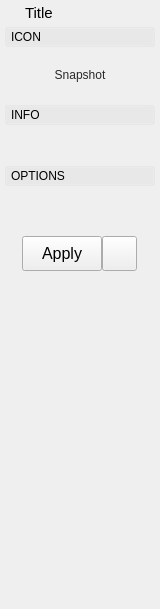
<?xml version="1.0" encoding="UTF-8"?>
<ui version="4.0">
 <class>Form</class>
 <widget class="QWidget" name="Form">
  <property name="geometry">
   <rect>
    <x>0</x>
    <y>0</y>
    <width>160</width>
    <height>609</height>
   </rect>
  </property>
  <property name="sizePolicy">
   <sizepolicy hsizetype="Preferred" vsizetype="Preferred">
    <horstretch>0</horstretch>
    <verstretch>0</verstretch>
   </sizepolicy>
  </property>
  <property name="minimumSize">
   <size>
    <width>160</width>
    <height>540</height>
   </size>
  </property>
  <property name="maximumSize">
   <size>
    <width>16777215</width>
    <height>16777215</height>
   </size>
  </property>
  <property name="windowTitle">
   <string>Form</string>
  </property>
  <property name="styleSheet">
   <string notr="true"/>
  </property>
  <layout class="QVBoxLayout" name="verticalLayout">
   <property name="spacing">
    <number>5</number>
   </property>
   <property name="leftMargin">
    <number>5</number>
   </property>
   <property name="topMargin">
    <number>2</number>
   </property>
   <property name="rightMargin">
    <number>5</number>
   </property>
   <property name="bottomMargin">
    <number>2</number>
   </property>
   <item>
    <layout class="QHBoxLayout" name="horizontalLayout_18">
     <property name="leftMargin">
      <number>2</number>
     </property>
     <property name="topMargin">
      <number>2</number>
     </property>
     <property name="rightMargin">
      <number>2</number>
     </property>
     <property name="bottomMargin">
      <number>0</number>
     </property>
     <item>
      <widget class="QLabel" name="iconLabel">
       <property name="maximumSize">
        <size>
         <width>13</width>
         <height>13</height>
        </size>
       </property>
       <property name="text">
        <string/>
       </property>
       <property name="pixmap">
        <pixmap>../icons/mirrortable2.png</pixmap>
       </property>
       <property name="scaledContents">
        <bool>true</bool>
       </property>
      </widget>
     </item>
     <item>
      <widget class="QLabel" name="titleLabel">
       <property name="sizePolicy">
        <sizepolicy hsizetype="Preferred" vsizetype="Preferred">
         <horstretch>0</horstretch>
         <verstretch>0</verstretch>
        </sizepolicy>
       </property>
       <property name="font">
        <font>
         <pointsize>11</pointsize>
        </font>
       </property>
       <property name="styleSheet">
        <string notr="true">font-size: 11pt;</string>
       </property>
       <property name="text">
        <string>Title</string>
       </property>
      </widget>
     </item>
    </layout>
   </item>
   <item>
    <widget class="QFrame" name="iconToggleBox">
     <property name="styleSheet">
      <string notr="true"/>
     </property>
     <property name="frameShape">
      <enum>QFrame::NoFrame</enum>
     </property>
     <property name="frameShadow">
      <enum>QFrame::Plain</enum>
     </property>
     <layout class="QVBoxLayout" name="verticalLayout_6">
      <property name="spacing">
       <number>0</number>
      </property>
      <property name="margin">
       <number>0</number>
      </property>
      <item>
       <widget class="QFrame" name="iconToggleBoxHeading">
        <property name="styleSheet">
         <string notr="true"/>
        </property>
        <property name="frameShape">
         <enum>QFrame::NoFrame</enum>
        </property>
        <property name="frameShadow">
         <enum>QFrame::Raised</enum>
        </property>
        <layout class="QVBoxLayout" name="verticalLayout_7">
         <property name="spacing">
          <number>0</number>
         </property>
         <property name="margin">
          <number>0</number>
         </property>
         <item>
          <widget class="QPushButton" name="iconToggleBoxButton">
           <property name="minimumSize">
            <size>
             <width>0</width>
             <height>20</height>
            </size>
           </property>
           <property name="styleSheet">
            <string notr="true">
QPushButton {
	Text-align: left;
	padding-left: 5px;
}

QPushButton:Checked {
	background-color: rgb(255,255,255,25);
}

QPushButton:!Checked {
	background-color: rgb(255,255,255,10);
}</string>
           </property>
           <property name="text">
            <string>ICON</string>
           </property>
           <property name="checkable">
            <bool>true</bool>
           </property>
           <property name="checked">
            <bool>true</bool>
           </property>
           <property name="flat">
            <bool>true</bool>
           </property>
          </widget>
         </item>
        </layout>
       </widget>
      </item>
      <item>
       <widget class="QFrame" name="iconToggleBoxFrame">
        <property name="sizePolicy">
         <sizepolicy hsizetype="Preferred" vsizetype="Expanding">
          <horstretch>0</horstretch>
          <verstretch>0</verstretch>
         </sizepolicy>
        </property>
        <property name="styleSheet">
         <string notr="true"/>
        </property>
        <property name="frameShape">
         <enum>QFrame::NoFrame</enum>
        </property>
        <property name="frameShadow">
         <enum>QFrame::Plain</enum>
        </property>
        <layout class="QVBoxLayout" name="verticalLayout_8">
         <property name="spacing">
          <number>3</number>
         </property>
         <property name="leftMargin">
          <number>0</number>
         </property>
         <property name="topMargin">
          <number>3</number>
         </property>
         <property name="rightMargin">
          <number>0</number>
         </property>
         <property name="bottomMargin">
          <number>0</number>
         </property>
         <item>
          <layout class="QHBoxLayout" name="thumbnailLayout">
           <property name="spacing">
            <number>0</number>
           </property>
           <property name="topMargin">
            <number>0</number>
           </property>
           <property name="bottomMargin">
            <number>0</number>
           </property>
           <item>
            <widget class="QFrame" name="thumbnailFrame">
             <property name="sizePolicy">
              <sizepolicy hsizetype="Expanding" vsizetype="Expanding">
               <horstretch>0</horstretch>
               <verstretch>1</verstretch>
              </sizepolicy>
             </property>
             <property name="minimumSize">
              <size>
               <width>50</width>
               <height>50</height>
              </size>
             </property>
             <property name="maximumSize">
              <size>
               <width>150</width>
               <height>150</height>
              </size>
             </property>
             <property name="styleSheet">
              <string notr="true"/>
             </property>
             <property name="frameShape">
              <enum>QFrame::NoFrame</enum>
             </property>
             <property name="frameShadow">
              <enum>QFrame::Plain</enum>
             </property>
             <property name="lineWidth">
              <number>0</number>
             </property>
             <layout class="QVBoxLayout" name="verticalLayout_4">
              <property name="spacing">
               <number>0</number>
              </property>
              <property name="margin">
               <number>0</number>
              </property>
              <item>
               <widget class="QToolButton" name="thumbnailButton">
                <property name="enabled">
                 <bool>true</bool>
                </property>
                <property name="sizePolicy">
                 <sizepolicy hsizetype="Expanding" vsizetype="Expanding">
                  <horstretch>0</horstretch>
                  <verstretch>1</verstretch>
                 </sizepolicy>
                </property>
                <property name="minimumSize">
                 <size>
                  <width>0</width>
                  <height>0</height>
                 </size>
                </property>
                <property name="maximumSize">
                 <size>
                  <width>150</width>
                  <height>150</height>
                 </size>
                </property>
                <property name="toolTip">
                 <string/>
                </property>
                <property name="layoutDirection">
                 <enum>Qt::LeftToRight</enum>
                </property>
                <property name="styleSheet">
                 <string notr="true">color: rgb(40, 40, 40);
border: 1px solid rgb(0, 0, 0, 0);
background-color: rgb(254, 255, 230, 0);</string>
                </property>
                <property name="text">
                 <string>Snapshot</string>
                </property>
                <property name="icon">
                 <iconset>
                  <normaloff>../icons/thumbnail.png</normaloff>../icons/thumbnail.png</iconset>
                </property>
                <property name="iconSize">
                 <size>
                  <width>150</width>
                  <height>150</height>
                 </size>
                </property>
                <property name="popupMode">
                 <enum>QToolButton::InstantPopup</enum>
                </property>
                <property name="toolButtonStyle">
                 <enum>Qt::ToolButtonIconOnly</enum>
                </property>
                <property name="autoRaise">
                 <bool>false</bool>
                </property>
               </widget>
              </item>
             </layout>
            </widget>
           </item>
          </layout>
         </item>
        </layout>
       </widget>
      </item>
     </layout>
    </widget>
   </item>
   <item>
    <widget class="QFrame" name="infoToggleBox">
     <property name="styleSheet">
      <string notr="true"/>
     </property>
     <property name="frameShape">
      <enum>QFrame::NoFrame</enum>
     </property>
     <property name="frameShadow">
      <enum>QFrame::Raised</enum>
     </property>
     <layout class="QVBoxLayout" name="verticalLayout_3">
      <property name="spacing">
       <number>0</number>
      </property>
      <property name="margin">
       <number>0</number>
      </property>
      <item>
       <widget class="QFrame" name="infoToggleBoxHeading">
        <property name="styleSheet">
         <string notr="true"/>
        </property>
        <property name="frameShape">
         <enum>QFrame::NoFrame</enum>
        </property>
        <property name="frameShadow">
         <enum>QFrame::Raised</enum>
        </property>
        <layout class="QVBoxLayout" name="verticalLayout_5">
         <property name="spacing">
          <number>0</number>
         </property>
         <property name="margin">
          <number>0</number>
         </property>
         <item>
          <widget class="QPushButton" name="infoToggleBoxButton">
           <property name="minimumSize">
            <size>
             <width>0</width>
             <height>20</height>
            </size>
           </property>
           <property name="styleSheet">
            <string notr="true">
QPushButton {
	Text-align: left;
	padding-left: 5px;
}

QPushButton:Checked {
	background-color: rgb(255,255,255,25);
}

QPushButton:!Checked {
	background-color: rgb(255,255,255,10);
}</string>
           </property>
           <property name="text">
            <string>INFO</string>
           </property>
           <property name="checkable">
            <bool>true</bool>
           </property>
           <property name="checked">
            <bool>true</bool>
           </property>
           <property name="flat">
            <bool>true</bool>
           </property>
          </widget>
         </item>
        </layout>
       </widget>
      </item>
      <item>
       <widget class="QFrame" name="infoToggleBoxFrame">
        <property name="sizePolicy">
         <sizepolicy hsizetype="Preferred" vsizetype="Fixed">
          <horstretch>0</horstretch>
          <verstretch>0</verstretch>
         </sizepolicy>
        </property>
        <property name="styleSheet">
         <string notr="true"/>
        </property>
        <property name="frameShape">
         <enum>QFrame::NoFrame</enum>
        </property>
        <property name="frameShadow">
         <enum>QFrame::Raised</enum>
        </property>
        <layout class="QVBoxLayout" name="verticalLayout_9">
         <property name="spacing">
          <number>3</number>
         </property>
         <property name="leftMargin">
          <number>0</number>
         </property>
         <property name="topMargin">
          <number>3</number>
         </property>
         <property name="rightMargin">
          <number>0</number>
         </property>
         <property name="bottomMargin">
          <number>3</number>
         </property>
         <item>
          <widget class="QFrame" name="infoFrame">
           <property name="sizePolicy">
            <sizepolicy hsizetype="Preferred" vsizetype="Expanding">
             <horstretch>0</horstretch>
             <verstretch>0</verstretch>
            </sizepolicy>
           </property>
           <property name="minimumSize">
            <size>
             <width>0</width>
             <height>30</height>
            </size>
           </property>
           <property name="frameShape">
            <enum>QFrame::NoFrame</enum>
           </property>
           <property name="frameShadow">
            <enum>QFrame::Plain</enum>
           </property>
           <property name="lineWidth">
            <number>0</number>
           </property>
           <layout class="QVBoxLayout" name="verticalLayout_14">
            <property name="spacing">
             <number>0</number>
            </property>
            <property name="margin">
             <number>0</number>
            </property>
           </layout>
          </widget>
         </item>
        </layout>
       </widget>
      </item>
     </layout>
    </widget>
   </item>
   <item>
    <widget class="QFrame" name="optionsToggleBox">
     <property name="styleSheet">
      <string notr="true"/>
     </property>
     <property name="frameShape">
      <enum>QFrame::NoFrame</enum>
     </property>
     <property name="frameShadow">
      <enum>QFrame::Raised</enum>
     </property>
     <layout class="QVBoxLayout" name="verticalLayout_15">
      <property name="spacing">
       <number>0</number>
      </property>
      <property name="margin">
       <number>0</number>
      </property>
      <item>
       <widget class="QFrame" name="info2ToggleBoxHeading">
        <property name="styleSheet">
         <string notr="true"/>
        </property>
        <property name="frameShape">
         <enum>QFrame::NoFrame</enum>
        </property>
        <property name="frameShadow">
         <enum>QFrame::Raised</enum>
        </property>
        <layout class="QVBoxLayout" name="verticalLayout_19">
         <property name="spacing">
          <number>0</number>
         </property>
         <property name="margin">
          <number>0</number>
         </property>
         <item>
          <widget class="QPushButton" name="optionsToggleBoxButton">
           <property name="minimumSize">
            <size>
             <width>0</width>
             <height>20</height>
            </size>
           </property>
           <property name="styleSheet">
            <string notr="true">
QPushButton {
	Text-align: left;
	padding-left: 5px;
}

QPushButton:Checked {
	background-color: rgb(255,255,255,25);
}

QPushButton:!Checked {
	background-color: rgb(255,255,255,10);
}</string>
           </property>
           <property name="text">
            <string>OPTIONS</string>
           </property>
           <property name="checkable">
            <bool>true</bool>
           </property>
           <property name="checked">
            <bool>true</bool>
           </property>
           <property name="flat">
            <bool>true</bool>
           </property>
          </widget>
         </item>
        </layout>
       </widget>
      </item>
      <item>
       <widget class="QFrame" name="optionsToggleBoxFrame">
        <property name="sizePolicy">
         <sizepolicy hsizetype="Preferred" vsizetype="Fixed">
          <horstretch>0</horstretch>
          <verstretch>0</verstretch>
         </sizepolicy>
        </property>
        <property name="styleSheet">
         <string notr="true"/>
        </property>
        <property name="frameShape">
         <enum>QFrame::NoFrame</enum>
        </property>
        <property name="frameShadow">
         <enum>QFrame::Raised</enum>
        </property>
        <layout class="QVBoxLayout" name="verticalLayout_20">
         <property name="spacing">
          <number>3</number>
         </property>
         <property name="leftMargin">
          <number>0</number>
         </property>
         <property name="topMargin">
          <number>3</number>
         </property>
         <property name="rightMargin">
          <number>0</number>
         </property>
         <property name="bottomMargin">
          <number>3</number>
         </property>
         <item>
          <widget class="QFrame" name="optionsFrame">
           <property name="sizePolicy">
            <sizepolicy hsizetype="Preferred" vsizetype="Expanding">
             <horstretch>0</horstretch>
             <verstretch>0</verstretch>
            </sizepolicy>
           </property>
           <property name="minimumSize">
            <size>
             <width>0</width>
             <height>30</height>
            </size>
           </property>
           <property name="frameShape">
            <enum>QFrame::NoFrame</enum>
           </property>
           <property name="frameShadow">
            <enum>QFrame::Plain</enum>
           </property>
           <property name="lineWidth">
            <number>0</number>
           </property>
           <layout class="QVBoxLayout" name="verticalLayout_21">
            <property name="spacing">
             <number>0</number>
            </property>
            <property name="margin">
             <number>0</number>
            </property>
           </layout>
          </widget>
         </item>
        </layout>
       </widget>
      </item>
     </layout>
    </widget>
   </item>
   <item>
    <widget class="QFrame" name="previewButtons">
     <property name="frameShape">
      <enum>QFrame::NoFrame</enum>
     </property>
     <property name="frameShadow">
      <enum>QFrame::Raised</enum>
     </property>
     <layout class="QHBoxLayout" name="horizontalLayout_6">
      <property name="spacing">
       <number>0</number>
      </property>
      <item>
       <spacer name="horizontalSpacer_3">
        <property name="orientation">
         <enum>Qt::Horizontal</enum>
        </property>
        <property name="sizeHint" stdset="0">
         <size>
          <width>40</width>
          <height>20</height>
         </size>
        </property>
       </spacer>
      </item>
      <item>
       <widget class="QPushButton" name="acceptButton">
        <property name="sizePolicy">
         <sizepolicy hsizetype="Preferred" vsizetype="Fixed">
          <horstretch>0</horstretch>
          <verstretch>0</verstretch>
         </sizepolicy>
        </property>
        <property name="minimumSize">
         <size>
          <width>80</width>
          <height>35</height>
         </size>
        </property>
        <property name="maximumSize">
         <size>
          <width>125</width>
          <height>35</height>
         </size>
        </property>
        <property name="font">
         <font>
          <family>Arial</family>
          <pointsize>12</pointsize>
          <weight>50</weight>
          <bold>false</bold>
         </font>
        </property>
        <property name="toolTip">
         <string/>
        </property>
        <property name="styleSheet">
         <string notr="true"/>
        </property>
        <property name="text">
         <string>Apply</string>
        </property>
       </widget>
      </item>
      <item>
       <widget class="QPushButton" name="selectionSetButton">
        <property name="minimumSize">
         <size>
          <width>35</width>
          <height>35</height>
         </size>
        </property>
        <property name="maximumSize">
         <size>
          <width>35</width>
          <height>16777215</height>
         </size>
        </property>
        <property name="text">
         <string/>
        </property>
        <property name="icon">
         <iconset>
          <normaloff>../icons/selectionSet2.png</normaloff>../icons/selectionSet2.png</iconset>
        </property>
        <property name="iconSize">
         <size>
          <width>25</width>
          <height>25</height>
         </size>
        </property>
       </widget>
      </item>
      <item>
       <spacer name="horizontalSpacer_4">
        <property name="orientation">
         <enum>Qt::Horizontal</enum>
        </property>
        <property name="sizeHint" stdset="0">
         <size>
          <width>40</width>
          <height>20</height>
         </size>
        </property>
       </spacer>
      </item>
     </layout>
    </widget>
   </item>
   <item>
    <widget class="QFrame" name="labelSpacer_2">
     <property name="sizePolicy">
      <sizepolicy hsizetype="Preferred" vsizetype="Expanding">
       <horstretch>0</horstretch>
       <verstretch>2</verstretch>
      </sizepolicy>
     </property>
     <property name="frameShape">
      <enum>QFrame::NoFrame</enum>
     </property>
     <property name="frameShadow">
      <enum>QFrame::Raised</enum>
     </property>
    </widget>
   </item>
  </layout>
 </widget>
 <resources/>
 <connections/>
 <slots>
  <slot>snapshot()</slot>
  <slot>apply()</slot>
  <slot>edit()</slot>
  <slot>showContextMenu()</slot>
 </slots>
</ui>
